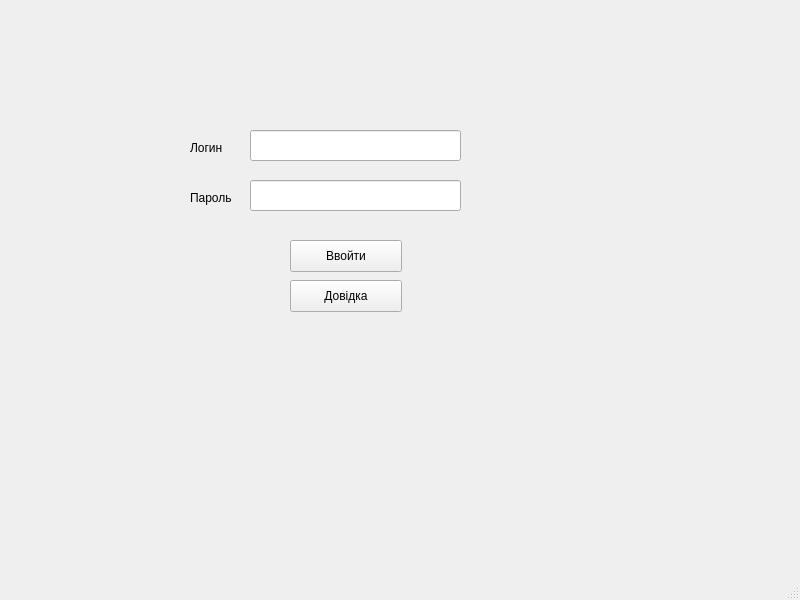
<?xml version="1.0" encoding="UTF-8"?>
<ui version="4.0">
 <class>MainWindow</class>
 <widget class="QMainWindow" name="MainWindow">
  <property name="geometry">
   <rect>
    <x>0</x>
    <y>0</y>
    <width>800</width>
    <height>600</height>
   </rect>
  </property>
  <property name="windowTitle">
   <string>MainWindow</string>
  </property>
  <widget class="QWidget" name="centralwidget">
   <widget class="QLineEdit" name="lineEdit">
    <property name="geometry">
     <rect>
      <x>250</x>
      <y>130</y>
      <width>211</width>
      <height>31</height>
     </rect>
    </property>
   </widget>
   <widget class="QLineEdit" name="lineEdit_2">
    <property name="geometry">
     <rect>
      <x>250</x>
      <y>180</y>
      <width>211</width>
      <height>31</height>
     </rect>
    </property>
   </widget>
   <widget class="QPushButton" name="pushButton">
    <property name="geometry">
     <rect>
      <x>290</x>
      <y>240</y>
      <width>112</width>
      <height>32</height>
     </rect>
    </property>
    <property name="text">
     <string>Ввойти</string>
    </property>
   </widget>
   <widget class="QLabel" name="label">
    <property name="geometry">
     <rect>
      <x>190</x>
      <y>140</y>
      <width>58</width>
      <height>16</height>
     </rect>
    </property>
    <property name="text">
     <string>Логин</string>
    </property>
   </widget>
   <widget class="QLabel" name="label_2">
    <property name="geometry">
     <rect>
      <x>190</x>
      <y>190</y>
      <width>58</width>
      <height>16</height>
     </rect>
    </property>
    <property name="text">
     <string>Пароль</string>
    </property>
   </widget>
   <widget class="QPushButton" name="pushButton_2">
    <property name="geometry">
     <rect>
      <x>290</x>
      <y>280</y>
      <width>112</width>
      <height>32</height>
     </rect>
    </property>
    <property name="text">
     <string>Довідка</string>
    </property>
   </widget>
  </widget>
  <widget class="QMenuBar" name="menubar">
   <property name="geometry">
    <rect>
     <x>0</x>
     <y>0</y>
     <width>800</width>
     <height>22</height>
    </rect>
   </property>
  </widget>
  <widget class="QStatusBar" name="statusbar"/>
 </widget>
 <resources/>
 <connections/>
</ui>
